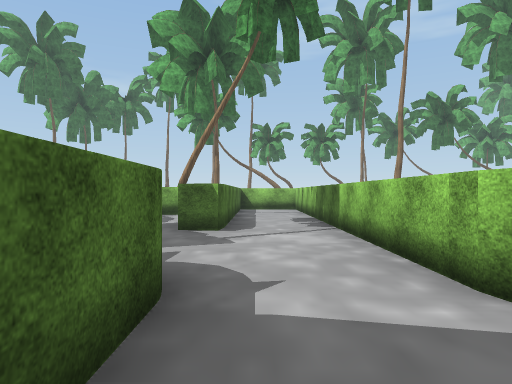
View 1 (above)

24 first-person views from a walk through a 3-D level made in the Unity game engine. The camera is 1.4 m above the floor, looks level and sees 70° across. The floor is counted in squares, 2 m on a side. Each view is taken from the middle of a square. On the plan, view 1 faces up. The plan holds only what a view shows up to about 11 squares ahead; the rest is blank. The place goes on beyond the plan. The player is left out. Some surface patterns are stand-ins.

View 2
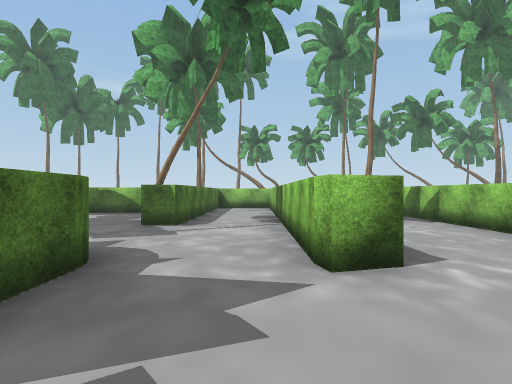

View 3
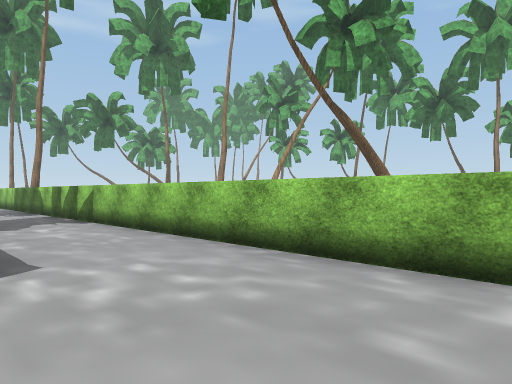

View 4
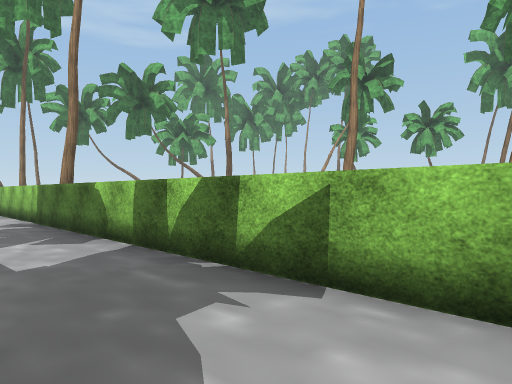

View 5
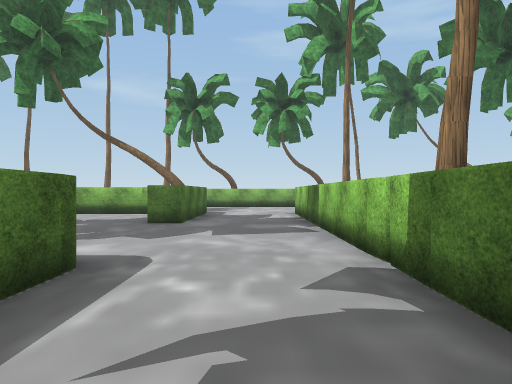

View 6
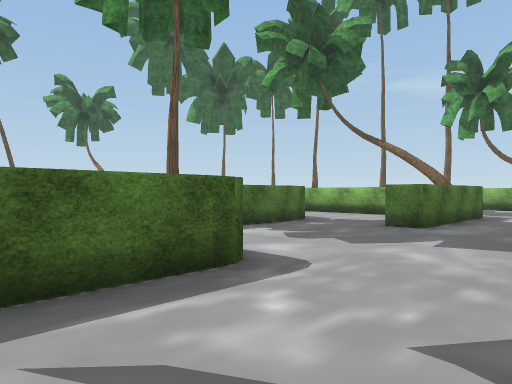

View 7
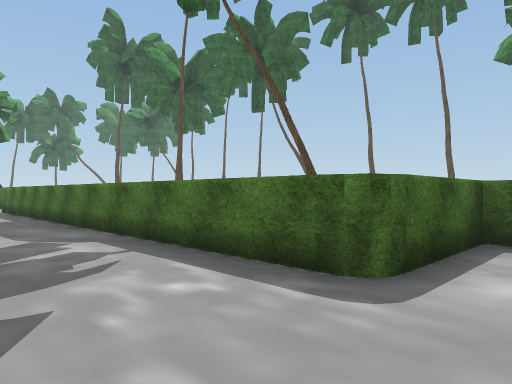

View 8
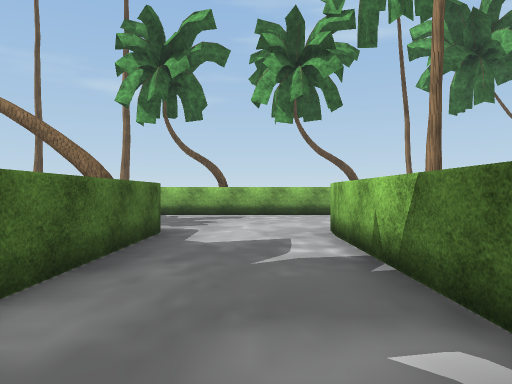

View 9
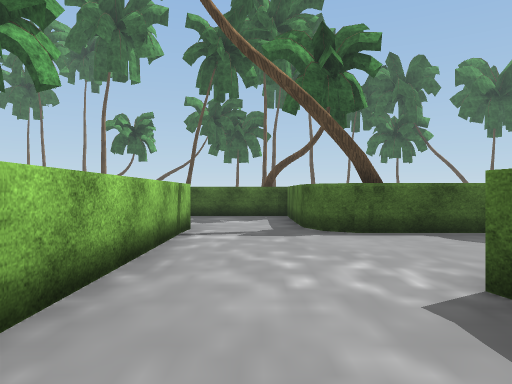

View 10
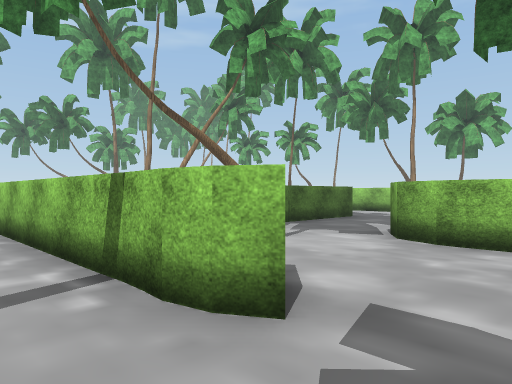

View 11
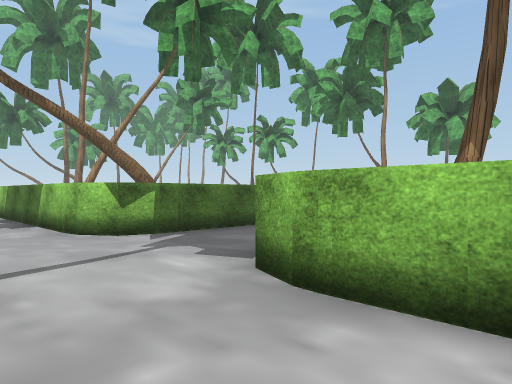

View 12
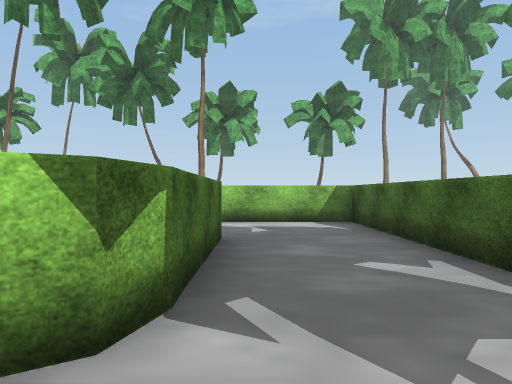

View 13
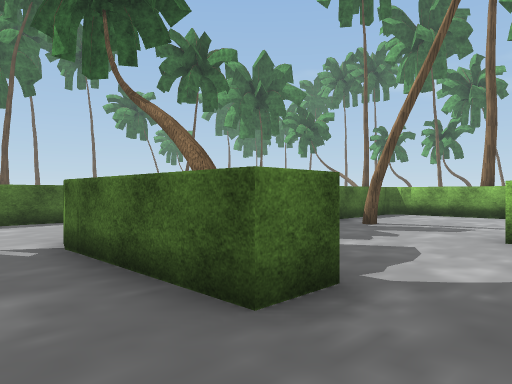

View 14
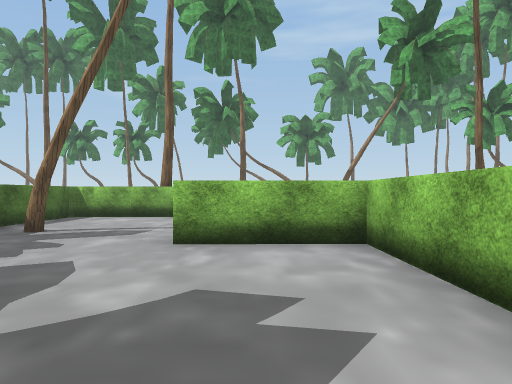

View 15
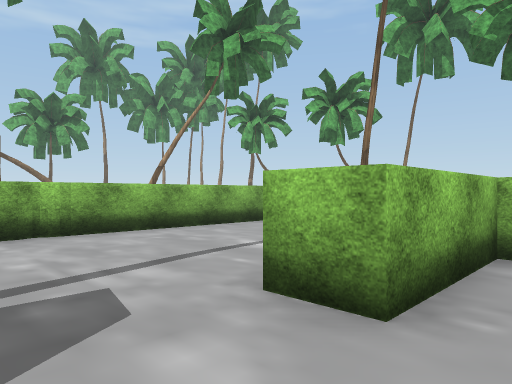

View 16
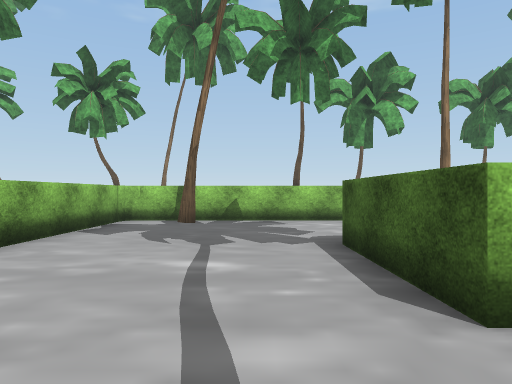

View 17
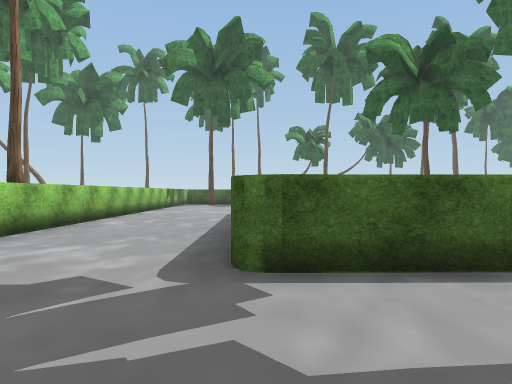

View 18
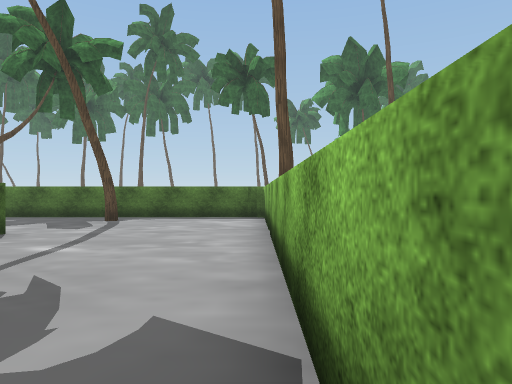

View 19
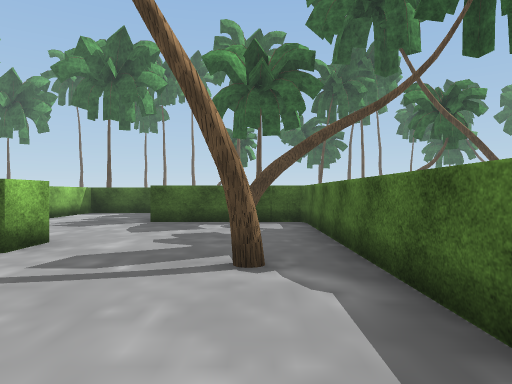

View 20
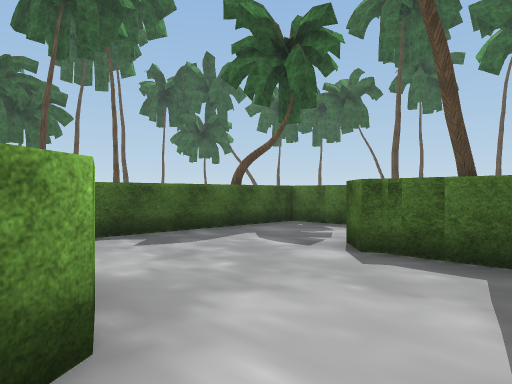

View 21
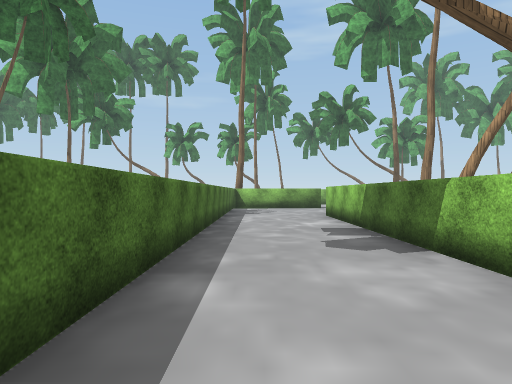

View 22
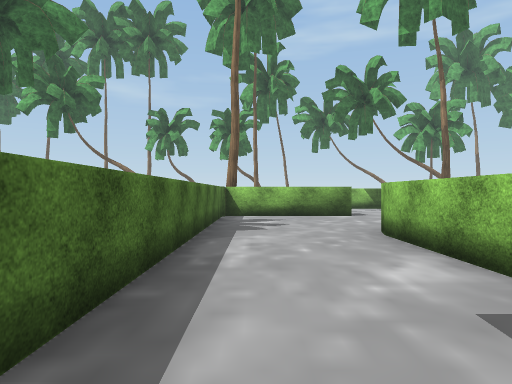

View 23
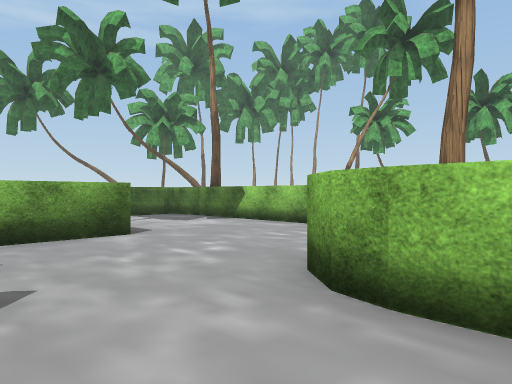

View 24
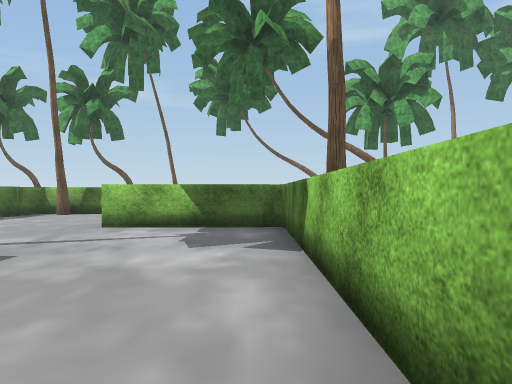

### Floor plan
Points are (right, up) in squares from view 1. A wall is a line through its corners. A room is listed if a view was taken in it or the views show most of it. See-through windows are left out.
Room 1 (views 1, 2, 3, 4, 5, 6, 7, 8, 9)
walls: (2.3, 15.4) (2.3, 4.1); (-0.6, 16.1) (-0.6, 15.7) (1.9, 15.7); (2.4, 2.4) (1.7, 2.2) (1.5, 2.7); (-0.6, 2.4) (-0.6, 0.9); (-0.9, 20.7) (-0.6, 20.1) (-0.6, 18.1); (0, -1.2) (2.2, -1.2) (2.8, -1.6); (5.3, -1.6) (5.3, 24); (2.4, 24.2) (2.4, 20.2) (1.5, 20.2)
ways out: opening at (4.5, -2) to room 2; opening at (0.5, 3); opening at (0.5, 21)
objects: tree (6, 16)
Room 2 (views 10, 11, 12, 13, 14, 15, 16, 17, 18, 19, 20, 21)
walls: (11.1, -1.2) (16.5, -1.2) (16.5, 5.9) (13.9, 5.9) (13.9, 6.8) (17, 6.8); (10.3, 1.5) (9.6, 1.7) (9.2, 2.3) (9.1, 2.7); (10.2, 2.4) (13.5, 2.4) (13.5, 1.5) (10.1, 1.5); (9.1, -3.6) (9.1, -2.3) (9.4, -1.6) (9.9, -1.3); (6.1, -2.1) (5.5, -2.7) (5.3, -2.3) (5.2, -1.8); (6, -0.6) (6, -1.8); (6, 2.4) (6, 1.4); (2.8, -1.6) (3.1, -2.3) (3.1, -5.7) (7.9, -5.7); (13.4, 11.2) (10.1, 11.2); (9.9, 11) (9.9, 2.7); (20.5, 11.2) (13.9, 11.2)
ways out: opening at (4.5, -2) to room 1; opening at (7.5, 2) to room 3
objects: tree (4, -7); tree (11, -3); tree (11, 3); tree (11, 8); tree (12, 12); tree (20, 10)
Room 3 (views 22, 23, 24)
walls: (9.8, 15.7) (6.5, 15.6); (6, 15.2) (6, 2.4); (13.6, 13.7) (13.6, 19.9); (9.1, 10.9) (9.2, 11.5) (9.7, 12); (13.2, 20.2) (9.9, 20.2); (13.5, 20.3) (13, 20.2); (6, 24) (6, 22.9); (9.1, 2.4) (9.1, 11)
ways out: opening at (7.5, 2) to room 2
objects: tree (7, 24)

Where each view was taken, in squares from view 1:
view 1: 0 up, 0 right, facing up
view 2: 1 down, 1 right, facing up
view 3: 1 down, 2 right, facing up-right
view 4: 6 up, 3 right, facing up-right
view 5: 12 up, 4 right, facing up
view 6: 13 up, 5 right, facing up-left
view 7: 17 up, 5 right, facing down-left
view 8: 18 up, 4 right, facing up
view 9: 5 up, 4 right, facing down
view 10: 4 down, 4 right, facing up-right
view 11: 4 down, 7 right, facing up-right
view 12: 1 up, 8 right, facing right
view 13: 0 up, 15 right, facing up-left
view 14: 1 up, 15 right, facing up
view 15: 5 up, 12 right, facing up-right
view 16: 8 up, 12 right, facing right
view 17: 10 up, 17 right, facing down
view 18: 11 up, 20 right, facing left
view 19: 11 up, 11 right, facing down
view 20: 0 up, 10 right, facing down-left
view 21: 0 up, 7 right, facing up
view 22: 5 up, 7 right, facing up
view 23: 10 up, 7 right, facing up-right
view 24: 13 up, 13 right, facing up
